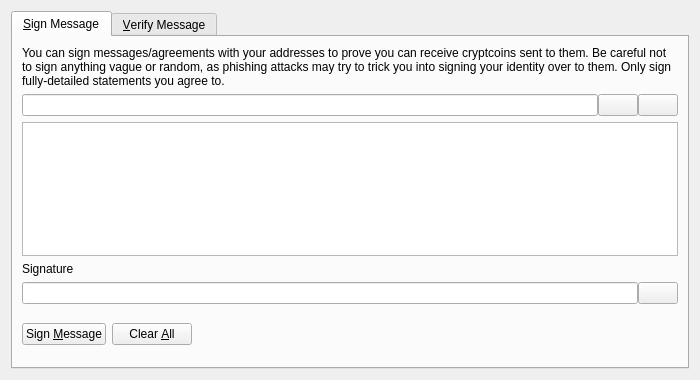
<?xml version="1.0" encoding="UTF-8"?>
<ui version="4.0">
 <class>SignVerifyMessageDialog</class>
 <widget class="QDialog" name="SignVerifyMessageDialog">
  <property name="geometry">
   <rect>
    <x>0</x>
    <y>0</y>
    <width>700</width>
    <height>380</height>
   </rect>
  </property>
  <property name="windowTitle">
   <string>Signatures - Sign / Verify a Message</string>
  </property>
  <property name="modal">
   <bool>true</bool>
  </property>
  <layout class="QVBoxLayout" name="verticalLayout">
   <item>
    <widget class="QTabWidget" name="tabWidget">
     <property name="currentIndex">
      <number>0</number>
     </property>
     <widget class="QWidget" name="tabSignMessage">
      <attribute name="title">
       <string>&amp;Sign Message</string>
      </attribute>
      <layout class="QVBoxLayout" name="verticalLayout_SM">
       <item>
        <widget class="QLabel" name="infoLabel_SM">
         <property name="text">
          <string>You can sign messages/agreements with your addresses to prove you can receive cryptcoins sent to them. Be careful not to sign anything vague or random, as phishing attacks may try to trick you into signing your identity over to them. Only sign fully-detailed statements you agree to.</string>
         </property>
         <property name="textFormat">
          <enum>Qt::PlainText</enum>
         </property>
         <property name="wordWrap">
          <bool>true</bool>
         </property>
        </widget>
       </item>
       <item>
        <layout class="QHBoxLayout" name="horizontalLayout_1_SM">
         <property name="spacing">
          <number>0</number>
         </property>
         <item>
          <widget class="QValidatedLineEdit" name="addressIn_SM">
           <property name="toolTip">
            <string>The Cryptcoin address to sign the message with</string>
           </property>
          </widget>
         </item>
         <item>
          <widget class="QPushButton" name="addressBookButton_SM">
           <property name="toolTip">
            <string>Choose previously used address</string>
           </property>
           <property name="text">
            <string/>
           </property>
           <property name="icon">
            <iconset resource="../bitcoin.qrc">
             <normaloff>:/icons/address-book</normaloff>:/icons/address-book</iconset>
           </property>
           <property name="shortcut">
            <string>Alt+A</string>
           </property>
           <property name="autoDefault">
            <bool>false</bool>
           </property>
          </widget>
         </item>
         <item>
          <widget class="QPushButton" name="pasteButton_SM">
           <property name="toolTip">
            <string>Paste address from clipboard</string>
           </property>
           <property name="text">
            <string/>
           </property>
           <property name="icon">
            <iconset resource="../bitcoin.qrc">
             <normaloff>:/icons/editpaste</normaloff>:/icons/editpaste</iconset>
           </property>
           <property name="shortcut">
            <string>Alt+P</string>
           </property>
           <property name="autoDefault">
            <bool>false</bool>
           </property>
          </widget>
         </item>
        </layout>
       </item>
       <item>
        <widget class="QPlainTextEdit" name="messageIn_SM">
         <property name="toolTip">
          <string>Enter the message you want to sign here</string>
         </property>
        </widget>
       </item>
       <item>
        <widget class="QLabel" name="signatureLabel_SM">
         <property name="text">
          <string>Signature</string>
         </property>
         <property name="textFormat">
          <enum>Qt::PlainText</enum>
         </property>
        </widget>
       </item>
       <item>
        <layout class="QHBoxLayout" name="horizontalLayout_2_SM">
         <property name="spacing">
          <number>0</number>
         </property>
         <item>
          <widget class="QLineEdit" name="signatureOut_SM">
           <property name="font">
            <font>
             <italic>true</italic>
            </font>
           </property>
           <property name="readOnly">
            <bool>true</bool>
           </property>
          </widget>
         </item>
         <item>
          <widget class="QPushButton" name="copySignatureButton_SM">
           <property name="toolTip">
            <string>Copy the current signature to the system clipboard</string>
           </property>
           <property name="text">
            <string/>
           </property>
           <property name="icon">
            <iconset resource="../bitcoin.qrc">
             <normaloff>:/icons/editcopy</normaloff>:/icons/editcopy</iconset>
           </property>
           <property name="autoDefault">
            <bool>false</bool>
           </property>
          </widget>
         </item>
        </layout>
       </item>
       <item>
        <layout class="QHBoxLayout" name="horizontalLayout_3_SM">
         <item>
          <widget class="QPushButton" name="signMessageButton_SM">
           <property name="toolTip">
            <string>Sign the message to prove you own this Cryptcoin address</string>
           </property>
           <property name="text">
            <string>Sign &amp;Message</string>
           </property>
           <property name="icon">
            <iconset resource="../bitcoin.qrc">
             <normaloff>:/icons/edit</normaloff>:/icons/edit</iconset>
           </property>
           <property name="autoDefault">
            <bool>false</bool>
           </property>
          </widget>
         </item>
         <item>
          <widget class="QPushButton" name="clearButton_SM">
           <property name="toolTip">
            <string>Reset all sign message fields</string>
           </property>
           <property name="text">
            <string>Clear &amp;All</string>
           </property>
           <property name="icon">
            <iconset resource="../bitcoin.qrc">
             <normaloff>:/icons/remove</normaloff>:/icons/remove</iconset>
           </property>
           <property name="autoDefault">
            <bool>false</bool>
           </property>
          </widget>
         </item>
         <item>
          <spacer name="horizontalSpacer_1_SM">
           <property name="orientation">
            <enum>Qt::Horizontal</enum>
           </property>
           <property name="sizeHint" stdset="0">
            <size>
             <width>40</width>
             <height>48</height>
            </size>
           </property>
          </spacer>
         </item>
         <item>
          <widget class="QLabel" name="statusLabel_SM">
           <property name="font">
            <font>
             <weight>75</weight>
             <bold>true</bold>
            </font>
           </property>
           <property name="text">
            <string/>
           </property>
           <property name="wordWrap">
            <bool>true</bool>
           </property>
          </widget>
         </item>
         <item>
          <spacer name="horizontalSpacer_2_SM">
           <property name="orientation">
            <enum>Qt::Horizontal</enum>
           </property>
           <property name="sizeHint" stdset="0">
            <size>
             <width>40</width>
             <height>48</height>
            </size>
           </property>
          </spacer>
         </item>
        </layout>
       </item>
      </layout>
     </widget>
     <widget class="QWidget" name="tabVerifyMessage">
      <attribute name="title">
       <string>&amp;Verify Message</string>
      </attribute>
      <layout class="QVBoxLayout" name="verticalLayout_VM">
       <item>
        <widget class="QLabel" name="infoLabel_VM">
         <property name="text">
          <string>Enter the receiver's address, message (ensure you copy line breaks, spaces, tabs, etc. exactly) and signature below to verify the message. Be careful not to read more into the signature than what is in the signed message itself, to avoid being tricked by a man-in-the-middle attack. Note that this only proves the signing party receives with the address, it cannot prove sendership of any transaction!</string>
         </property>
         <property name="textFormat">
          <enum>Qt::PlainText</enum>
         </property>
         <property name="alignment">
          <set>Qt::AlignLeading|Qt::AlignLeft|Qt::AlignTop</set>
         </property>
         <property name="wordWrap">
          <bool>true</bool>
         </property>
        </widget>
       </item>
       <item>
        <layout class="QHBoxLayout" name="horizontalLayout_1_VM">
         <property name="spacing">
          <number>0</number>
         </property>
         <item>
          <widget class="QValidatedLineEdit" name="addressIn_VM">
           <property name="toolTip">
            <string>The Cryptcoin address the message was signed with</string>
           </property>
          </widget>
         </item>
         <item>
          <widget class="QPushButton" name="addressBookButton_VM">
           <property name="toolTip">
            <string>Choose previously used address</string>
           </property>
           <property name="text">
            <string/>
           </property>
           <property name="icon">
            <iconset resource="../bitcoin.qrc">
             <normaloff>:/icons/address-book</normaloff>:/icons/address-book</iconset>
           </property>
           <property name="shortcut">
            <string>Alt+A</string>
           </property>
           <property name="autoDefault">
            <bool>false</bool>
           </property>
          </widget>
         </item>
        </layout>
       </item>
       <item>
        <widget class="QPlainTextEdit" name="messageIn_VM"/>
       </item>
       <item>
        <widget class="QValidatedLineEdit" name="signatureIn_VM"/>
       </item>
       <item>
        <layout class="QHBoxLayout" name="horizontalLayout_2_VM">
         <item>
          <widget class="QPushButton" name="verifyMessageButton_VM">
           <property name="toolTip">
            <string>Verify the message to ensure it was signed with the specified Cryptcoin address</string>
           </property>
           <property name="text">
            <string>Verify &amp;Message</string>
           </property>
           <property name="icon">
            <iconset resource="../bitcoin.qrc">
             <normaloff>:/icons/transaction_0</normaloff>:/icons/transaction_0</iconset>
           </property>
           <property name="autoDefault">
            <bool>false</bool>
           </property>
          </widget>
         </item>
         <item>
          <widget class="QPushButton" name="clearButton_VM">
           <property name="toolTip">
            <string>Reset all verify message fields</string>
           </property>
           <property name="text">
            <string>Clear &amp;All</string>
           </property>
           <property name="icon">
            <iconset resource="../bitcoin.qrc">
             <normaloff>:/icons/remove</normaloff>:/icons/remove</iconset>
           </property>
           <property name="autoDefault">
            <bool>false</bool>
           </property>
          </widget>
         </item>
         <item>
          <spacer name="horizontalSpacer_1_VM">
           <property name="orientation">
            <enum>Qt::Horizontal</enum>
           </property>
           <property name="sizeHint" stdset="0">
            <size>
             <width>40</width>
             <height>48</height>
            </size>
           </property>
          </spacer>
         </item>
         <item>
          <widget class="QLabel" name="statusLabel_VM">
           <property name="font">
            <font>
             <weight>75</weight>
             <bold>true</bold>
            </font>
           </property>
           <property name="text">
            <string/>
           </property>
           <property name="wordWrap">
            <bool>true</bool>
           </property>
          </widget>
         </item>
         <item>
          <spacer name="horizontalSpacer_2_VM">
           <property name="orientation">
            <enum>Qt::Horizontal</enum>
           </property>
           <property name="sizeHint" stdset="0">
            <size>
             <width>40</width>
             <height>48</height>
            </size>
           </property>
          </spacer>
         </item>
        </layout>
       </item>
      </layout>
     </widget>
    </widget>
   </item>
  </layout>
 </widget>
 <customwidgets>
  <customwidget>
   <class>QValidatedLineEdit</class>
   <extends>QLineEdit</extends>
   <header>qvalidatedlineedit.h</header>
  </customwidget>
 </customwidgets>
 <resources>
  <include location="../bitcoin.qrc"/>
 </resources>
 <connections/>
</ui>
